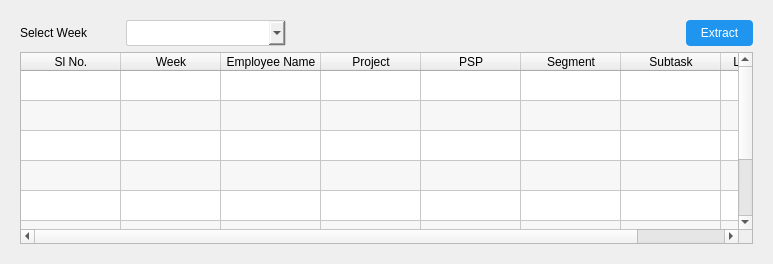
         <widget class="QWidget" name="Timesheet_page">
          <layout class="QGridLayout" name="gridLayout_5">
           <item row="0" column="0">
            <widget class="QWidget" name="timesheet_page_widget" native="true">
             <property name="styleSheet">
              <string notr="true">QComboBox{
border:1px solid #ccc;
padding:4px;
border-radius: 2px;


}
QComboBox:focus{

 border: 1px solid #0078d4;
            background-color: #fff;

}</string>
             </property>
             <layout class="QGridLayout" name="gridLayout_6">
              <item row="0" column="0">
               <layout class="QHBoxLayout" name="horizontalLayout_8">
                <item>
                 <widget class="QLabel" name="label_4">
                  <property name="minimumSize">
                   <size>
                    <width>100</width>
                    <height>0</height>
                   </size>
                  </property>
                  <property name="text">
                   <string>Select Week</string>
                  </property>
                 </widget>
                </item>
                <item>
                 <widget class="QComboBox" name="week_combo">
                  <property name="minimumSize">
                   <size>
                    <width>160</width>
                    <height>0</height>
                   </size>
                  </property>
                 </widget>
                </item>
                <item>
                 <widget class="QPushButton" name="refresh_btn">
                  <property name="minimumSize">
                   <size>
                    <width>20</width>
                    <height>20</height>
                   </size>
                  </property>
                  <property name="maximumSize">
                   <size>
                    <width>20</width>
                    <height>20</height>
                   </size>
                  </property>
                  <property name="cursor">
                   <cursorShape>PointingHandCursor</cursorShape>
                  </property>
                  <property name="styleSheet">
                   <string notr="true">border:none</string>
                  </property>
                  <property name="text">
                   <string/>
                  </property>
                  <property name="icon">
                   <iconset resource="../../check/resources.qrc">
                    <normaloff>:/icons/refresh.png</normaloff>:/icons/refresh.png</iconset>
                  </property>
                 </widget>
                </item>
                <item>
                 <spacer name="horizontalSpacer_6">
                  <property name="orientation">
                   <enum>Qt::Horizontal</enum>
                  </property>
                  <property name="sizeHint" stdset="0">
                   <size>
                    <width>368</width>
                    <height>20</height>
                   </size>
                  </property>
                 </spacer>
                </item>
                <item>
                 <widget class="QPushButton" name="extract_btn">
                  <property name="cursor">
                   <cursorShape>PointingHandCursor</cursorShape>
                  </property>
                  <property name="styleSheet">
                   <string notr="true">QPushButton{
border:none;
border-radius:4px;
padding:6px;
padding-left:14px;
padding-right:14px;
background-color: rgb(31, 149, 239);
color:white;





}
QPushButton:hover{
background-color:#1668a7;






}</string>
                  </property>
                  <property name="text">
                   <string>Extract</string>
                  </property>
                 </widget>
                </item>
               </layout>
              </item>
              <item row="1" column="0">
               <widget class="QTableWidget" name="timesheet_table">
                <property name="frameShadow">
                 <enum>QFrame::Sunken</enum>
                </property>
                <property name="lineWidth">
                 <number>1</number>
                </property>
                <property name="editTriggers">
                 <set>QAbstractItemView::NoEditTriggers</set>
                </property>
                <property name="alternatingRowColors">
                 <bool>true</bool>
                </property>
                <property name="selectionBehavior">
                 <enum>QAbstractItemView::SelectRows</enum>
                </property>
                <property name="showGrid">
                 <bool>true</bool>
                </property>
                <attribute name="verticalHeaderVisible">
                 <bool>false</bool>
                </attribute>
                <row>
                 <property name="text">
                  <string>New Row</string>
                 </property>
                </row>
                <row>
                 <property name="text">
                  <string>New Row</string>
                 </property>
                </row>
                <row>
                 <property name="text">
                  <string>New Row</string>
                 </property>
                </row>
                <row>
                 <property name="text">
                  <string>New Row</string>
                 </property>
                </row>
                <row>
                 <property name="text">
                  <string>New Row</string>
                 </property>
                </row>
                <row>
                 <property name="text">
                  <string>New Row</string>
                 </property>
                </row>
                <row>
                 <property name="text">
                  <string>New Row</string>
                 </property>
                </row>
                <row>
                 <property name="text">
                  <string>New Row</string>
                 </property>
                </row>
                <column>
                 <property name="text">
                  <string>Sl No.</string>
                 </property>
                </column>
                <column>
                 <property name="text">
                  <string>Week</string>
                 </property>
                </column>
                <column>
                 <property name="text">
                  <string>Employee Name</string>
                 </property>
                </column>
                <column>
                 <property name="text">
                  <string>Project</string>
                 </property>
                </column>
                <column>
                 <property name="text">
                  <string>PSP</string>
                 </property>
                </column>
                <column>
                 <property name="text">
                  <string>Segment</string>
                 </property>
                </column>
                <column>
                 <property name="text">
                  <string>Subtask</string>
                 </property>
                </column>
                <column>
                 <property name="text">
                  <string>Logged Hours</string>
                 </property>
                </column>
               </widget>
              </item>
             </layout>
            </widget>
           </item>
          </layout>
         </widget>
